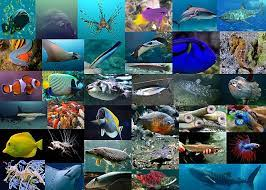
#> input picture img.jpeg, 266 x 190 px
$ python main.py
#> lines starting #> are read from the running program, lines starting #| are printed output that depends on the picture
#> the answer given: img.jpeg
#> further down, input_image is the input picture: shape (190, 266, 3); mean B, G, R 101.9, 95, 72.2
#> the answer given: 1
import cv2
import numpy as np
import matplotlib.pyplot as plt

def multilevel_thresholding(image, num_levels):
    # Convert the image to grayscale
#> called with num_levels = 1
    gray_image = cv2.cvtColor(image, cv2.COLOR_BGR2GRAY)
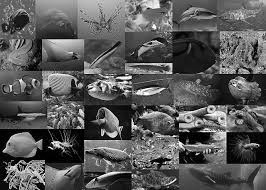
#> gray_image: shape (190, 266); min 0, max 255, mean 89

    # Adaptive thresholding using Gaussian mean
    binary_image = cv2.adaptiveThreshold(
        gray_image, 255, cv2.ADAPTIVE_THRESH_GAUSSIAN_C, cv2.THRESH_BINARY, 11, 2
    )
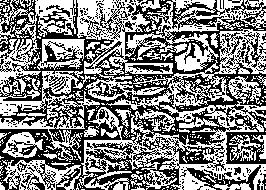
#> binary_image: shape (190, 266); 51.2% white; black in thin lines or dots

    # Calculate initial thresholds
    initial_thresholds = np.linspace(0, 255, num_levels + 2)[1:-1]

    # Refine thresholds using iterative Otsu's method
    for _ in range(10):  # You can adjust the number of iterations
        thresholds = []
        for i in range(num_levels - 1):
            region = binary_image[
                (binary_image >= initial_thresholds[i]) & (binary_image <= initial_thresholds[i + 1])
            ]
            if region.size > 0:  # Check if the region is not empty
                _, threshold = cv2.threshold(region, 0, 255, cv2.THRESH_BINARY + cv2.THRESH_OTSU)
                thresholds.append(threshold)

        # Update initial thresholds
        if thresholds:
            initial_thresholds[1:-1] = [np.mean(t) for t in thresholds]
#> after the loop, initial_thresholds = [127.5]

    # Apply the final thresholds
    result = np.zeros_like(gray_image)
    for i in range(num_levels - 1):
        result[
            (gray_image >= initial_thresholds[i]) & (gray_image <= initial_thresholds[i + 1])
        ] = 255 * (i + 1) // num_levels

    return result, initial_thresholds

# Allow the user to input the image path
image_path = input("Enter the path to your image: ")

# Load an image with error handling
input_image = cv2.imread(image_path)
if input_image is None:
    print(f"Error: Unable to load image from {image_path}")
    exit()

# Specify the number of levels for multilevel thresholding within the range of 1 to 255
num_levels = int(input("Enter the number of levels for multilevel thresholding (1 to 255): "))
num_levels = np.clip(num_levels, 1, 255)  # Ensure the value is within the valid range

# Perform multilevel thresholding and get thresholds
output_image, thresholds = multilevel_thresholding(input_image, num_levels)
#> output_image: shape (190, 266); every value is 0
#> thresholds = [127.5]

# Plot the original image, multilevel thresholded image, and histogram in a single figureimg
plt.figure(figsize=(10, 8))

# Original Image
plt.subplot(2, 2, 1)
plt.imshow(cv2.cvtColor(input_image, cv2.COLOR_BGR2RGB))
plt.title("Original Image")
plt.axis("off")

# Multilevel Thresholded Image
plt.subplot(2, 2, 2)
plt.imshow(output_image, cmap='gray')
plt.title("Multilevel Thresholded Image")
plt.axis("off")

# Histogram for Multilevel Thresholded Image
plt.subplot(2, 2, 3)
plt.title("Histogram for Multilevel Thresholded Image")
plt.xlabel("Pixel Value")
plt.ylabel("Frequency")
plt.hist(output_image.flatten(), bins=num_levels, range=[0, 256], color='black', histtype='step')

plt.show()
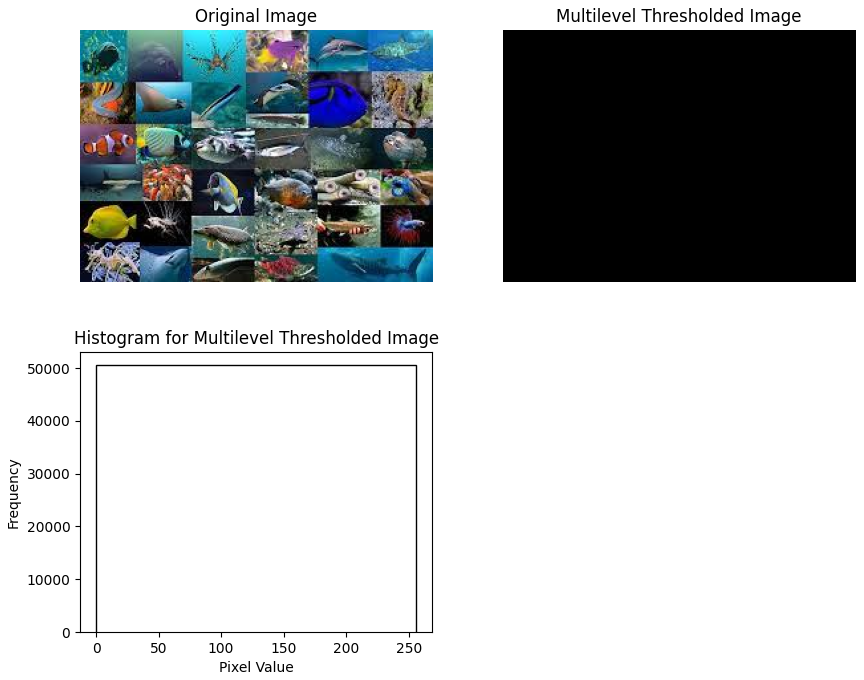
#> figure drawn by matplotlib, 3 panels
